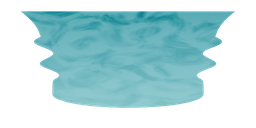
#> input picture fab/outora-library/export/space_gel_drip/frame_0001.png, 256 x 128 px, shrunk from 2048 x 1024 before the run; its folder holds 3 pictures in this run
$ python create_spritesheet.py
#> lines starting #> are read from the running program, lines starting #| are printed output that depends on the picture
#!/usr/bin/env python3
"""
Create a sprite sheet atlas from rendered frame sequence.

Usage:
    python create_spritesheet.py

Requires: Pillow (pip install Pillow)
"""

import os
import json
from pathlib import Path

try:
    from PIL import Image
except ImportError:
    print("Error: Pillow is required. Install with: pip install Pillow")
    exit(1)


def create_spritesheet(
    input_dir: Path,
    output_path: Path,
    grid_cols: int = 8,
    grid_rows: int = 6,
    total_frames: int = 48,
    fps: int = 24,
):
    """Create a sprite sheet atlas from a sequence of PNG frames."""
#> called with grid_cols = 8, grid_rows = 6, total_frames = 48, fps = 24

    # Find frames
    frames = sorted(input_dir.glob("frame_*.png"))
    if not frames:
        print(f"No frames found in {input_dir}")
        return False

    print(f"Found {len(frames)} frames")

    # Load first frame to get dimensions
    first_frame = Image.open(frames[0])
#> first_frame is the input picture: PIL image 256x128 RGBA; mean R, G, B, A 53.8, 91.5, 95.6, 121.5
    frame_width, frame_height = first_frame.size
#> frame_width = 256; frame_height = 128

    # Calculate atlas dimensions
    atlas_width = frame_width * grid_cols
#> atlas_width = 2048
    atlas_height = frame_height * grid_rows
#> atlas_height = 768

    print(f"Creating atlas: {atlas_width}x{atlas_height}")
#| Creating atlas: 2048x768
    print(f"Grid: {grid_cols}x{grid_rows}")
    print(f"Frame size: {frame_width}x{frame_height}")
#| Frame size: 256x128

    # Create new RGBA image with transparent background
    atlas = Image.new("RGBA", (atlas_width, atlas_height), (0, 0, 0, 0))
#> atlas: PIL image 2048x768 RGBA; every value is 0

    # Place each frame
    for i, frame_path in enumerate(frames[:total_frames]):
        frame = Image.open(frame_path)

        # Calculate position in grid
        col = i % grid_cols
        row = i // grid_cols

        x = col * frame_width
#> x = 0
        y = row * frame_height
#> y = 0

        atlas.paste(frame, (x, y))
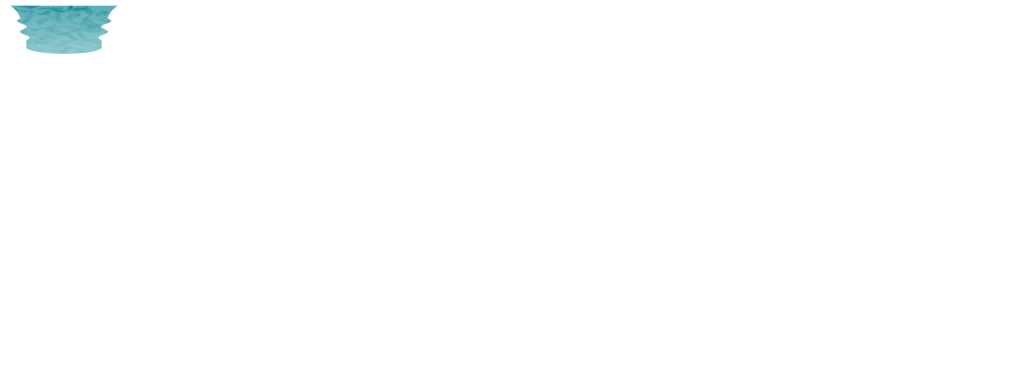
#> atlas: PIL image 2048x768 RGBA (shown at 1/2 size); mean R, G, B, A 1.1, 1.9, 2, 2.5; transparent parts drawn white

        if (i + 1) % 12 == 0:
            print(f"  Placed frame {i + 1}/{min(len(frames), total_frames)}")
#> pass 2 of the loop in create_spritesheet, `for i, frame_path in enumerate(frames[:total_frames]):`:
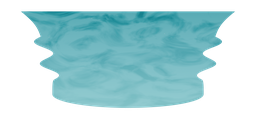
#> input picture fab/outora-library/export/space_gel_drip/frame_0002.png, 256 x 128 px, shrunk from 2048 x 1024 before the run
#> in create_spritesheet, frame is the input picture: PIL image 256x128 RGBA; mean R, G, B, A 53.8, 91.6, 95.7, 121.6
#> in create_spritesheet, `atlas.paste(frame, (x, y))`:
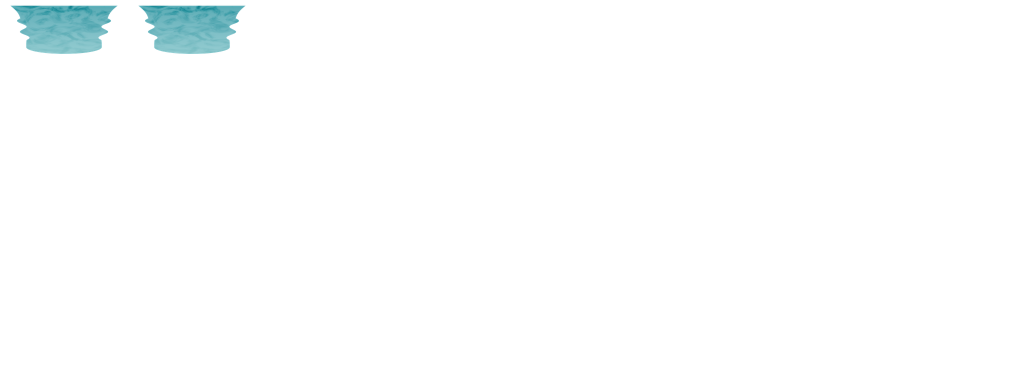
#> atlas: PIL image 2048x768 RGBA (shown at 1/2 size); mean R, G, B, A 2.2, 3.8, 4, 5.1; transparent parts drawn white
#> pass 3 of the loop in create_spritesheet, `for i, frame_path in enumerate(frames[:total_frames]):`:
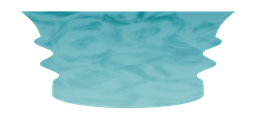
#> input picture fab/outora-library/export/space_gel_drip/frame_0003.png, 256 x 128 px, shrunk from 2048 x 1024 before the run
#> in create_spritesheet, frame is the input picture: PIL image 256x128 RGBA; mean R, G, B, A 54.1, 91.9, 96, 121.9
#> in create_spritesheet, `atlas.paste(frame, (x, y))`:
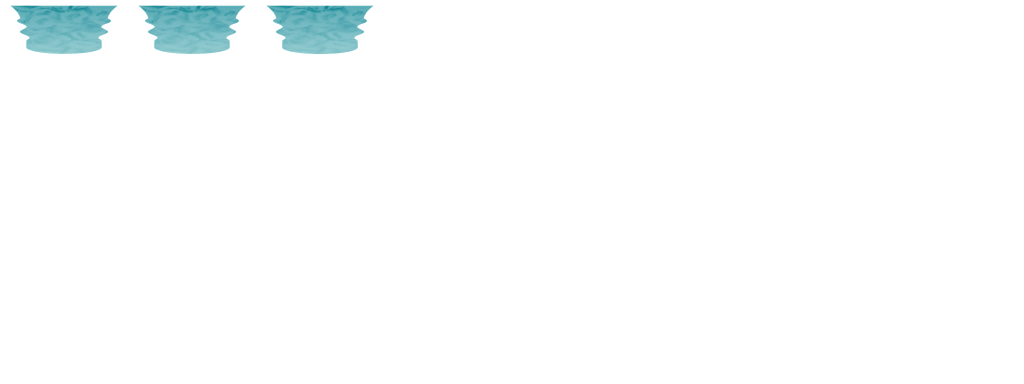
#> atlas: PIL image 2048x768 RGBA (shown at 1/2 size); mean R, G, B, A 3.4, 5.7, 6, 7.6; transparent parts drawn white

    # Save atlas
    atlas.save(output_path, "PNG", optimize=True)
    print(f"\nAtlas saved to: {output_path}")

    # Create metadata JSON
    metadata = {
        "atlas": {
            "width": atlas_width,
            "height": atlas_height,
        },
        "frame": {
            "width": frame_width,
            "height": frame_height,
        },
        "grid": {
            "columns": grid_cols,
            "rows": grid_rows,
        },
        "animation": {
            "total_frames": min(len(frames), total_frames),
            "fps": fps,
            "duration_seconds": min(len(frames), total_frames) / fps,
            "loop": True,
        },
        "usage": {
            "uv_step_x": 1.0 / grid_cols,
            "uv_step_y": 1.0 / grid_rows,
            "note": "Frames are arranged left-to-right, top-to-bottom",
        },
    }

    metadata_path = output_path.with_suffix(".json")
    with open(metadata_path, "w") as f:
        json.dump(metadata, f, indent=2)
    print(f"Metadata saved to: {metadata_path}")

    return True


if __name__ == "__main__":
    # Paths
    project_root = Path(__file__).parent.parent
    input_dir = project_root / "export" / "space_gel_drip"
    output_path = project_root / "export" / "space_gel_drip_atlas.png"

    # Create sprite sheet
    success = create_spritesheet(
        input_dir=input_dir,
        output_path=output_path,
        grid_cols=8,
        grid_rows=6,
        total_frames=48,
        fps=24,
    )

    if success:
        print("\n✓ Sprite sheet created successfully!")
        print(f"\nTo use in your web app:")
        print(f"  - Atlas image: {output_path}")
        print(f"  - Metadata: {output_path.with_suffix('.json')}")
    else:
        print("\n✗ Failed to create sprite sheet")
